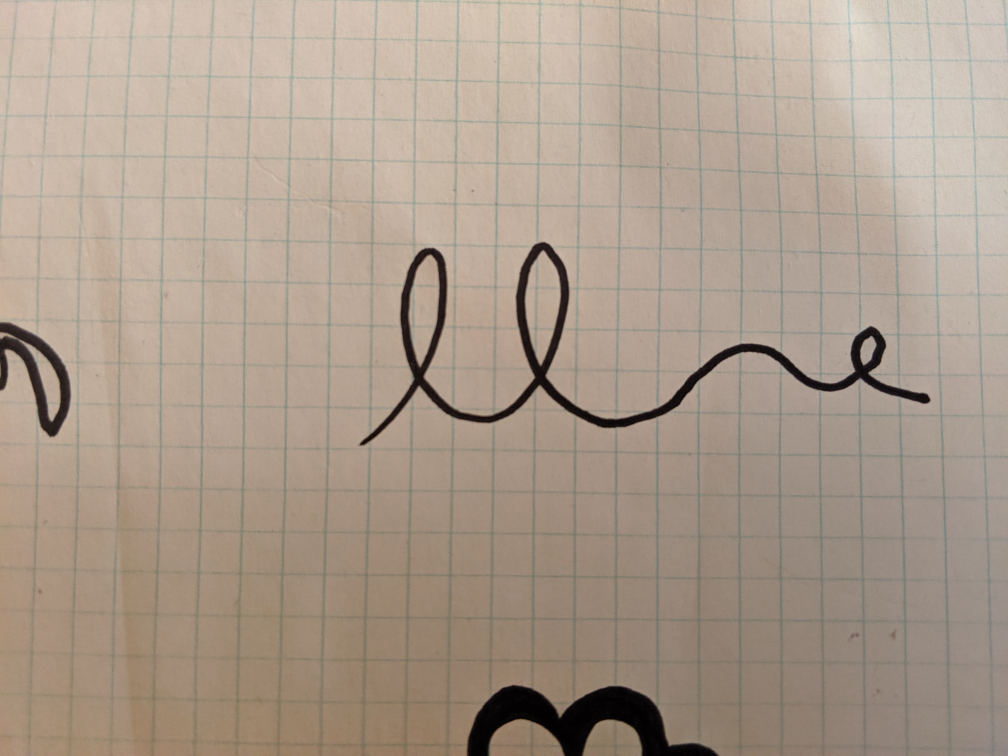
#> input picture Inputphotos/LoopyLine.jpg, 4032 x 3024 px (shown at 1/4 size)
$ python Pic2Wave.py
#> lines starting #> are read from the running program, lines starting #| are printed output that depends on the picture; after the words box and inside, x2 and y2 are one past the last pixel; in counts of white or black regions, pixels touching at a corner belong together
import cv2
import numpy as np
import wave
import struct
import os


def main(picfile, outfilename):
    picfile = os.path.join('Inputphotos', picfile)
    img = open_image(picfile)
    img = threshold_image(img)
    img = find_contours(img)
    img = cv2.bitwise_not(img)
    wav = make_wave(img)
    create_wav_file(outfilename, wav)


# [19 lines left out: function batch_process, not called in this run]


def open_image(filename):  # Opens file, converts it to grayscale, and inverts it, then outputs it as an array
#> called with filename = 'Inputphotos/LoopyLine.jpg'
    img_ = cv2.imread(filename)
#> img_ is the input picture: shape (3024, 4032, 3); mean B, G, R 140.5, 155.4, 170.9
    img_ = format_image(img_)
#> in format_image, `img_ = cv2.cvtColor(image, cv2.COLOR_BGR2GRAY)`:
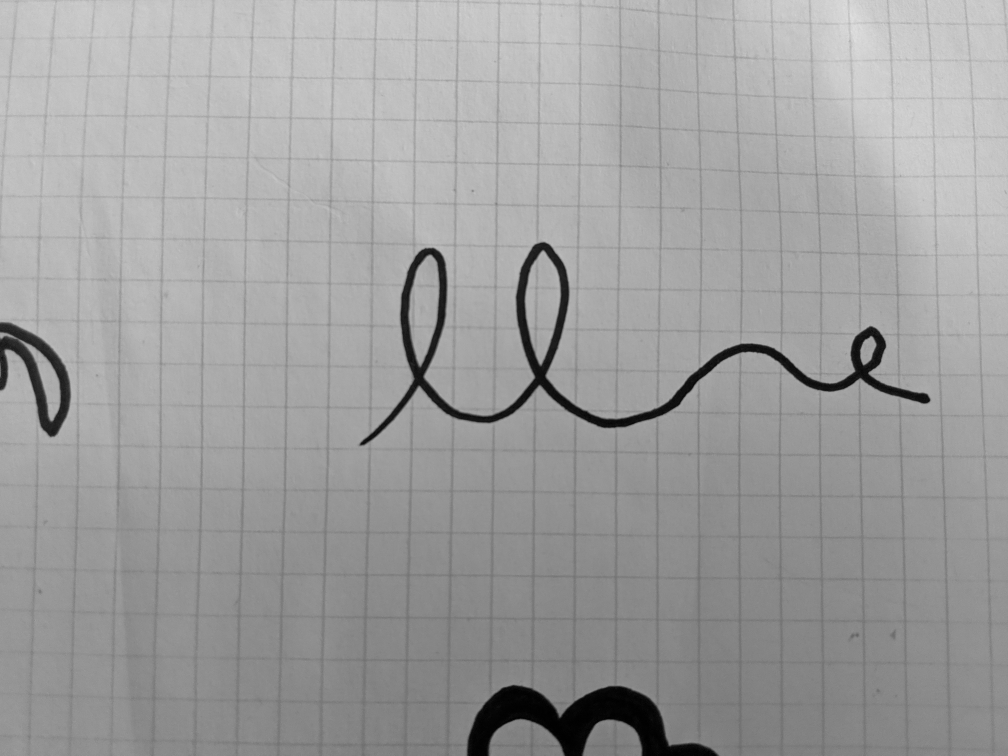
#> img_: shape (3024, 4032) (shown at 1/4 size); min 0, max 230, mean 158.3
#> in format_image, `img_ = cv2.bitwise_not(img_)`:
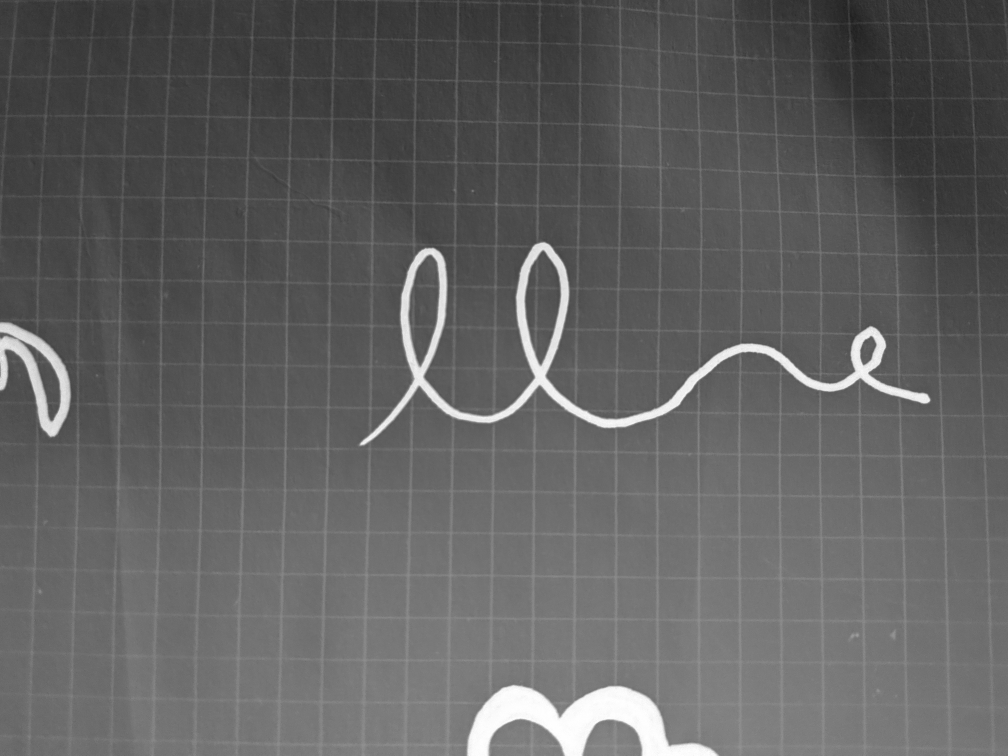
#> img_: shape (3024, 4032) (shown at 1/4 size); min 25, max 255, mean 96.7
    img_ = cv2.medianBlur(img_, 7)
    ret, img_ = cv2.threshold(img_, 180, 255, cv2.THRESH_TOZERO)
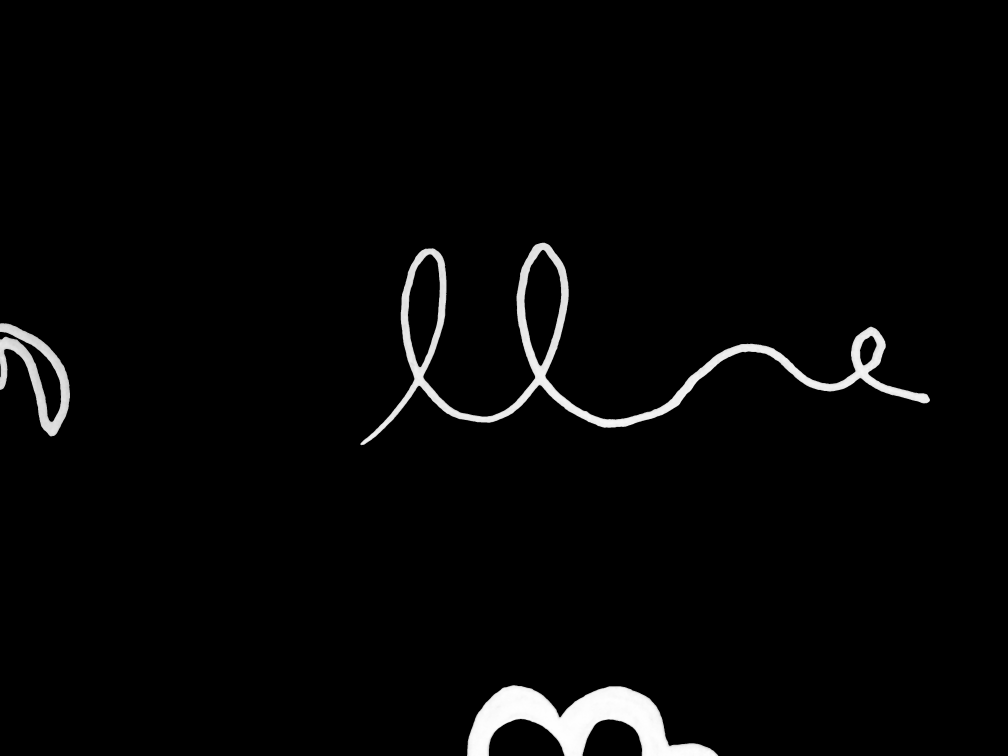
#> img_: shape (3024, 4032) (shown at 1/4 size); min 0, max 255, mean 6.5
    cv2.imwrite(os.path.join('DebugImages', 'ThresholdTest.png'), img_)
    arrayimg = np.asarray(img_)
    return arrayimg


def format_image(image):
    img_ = cv2.cvtColor(image, cv2.COLOR_BGR2GRAY)  # convert to grayscale
    img_ = cv2.bitwise_not(img_)  # inverts image
    return img_


def threshold_image(image):  # First blurs the image, then thresholds it
    blur = cv2.GaussianBlur(image, (5, 5), 1)  # blurs image for better thresholding
    ret, img_ = cv2.threshold(blur, 0, 255, cv2.THRESH_BINARY + cv2.THRESH_OTSU)  # Makes image binary B&W
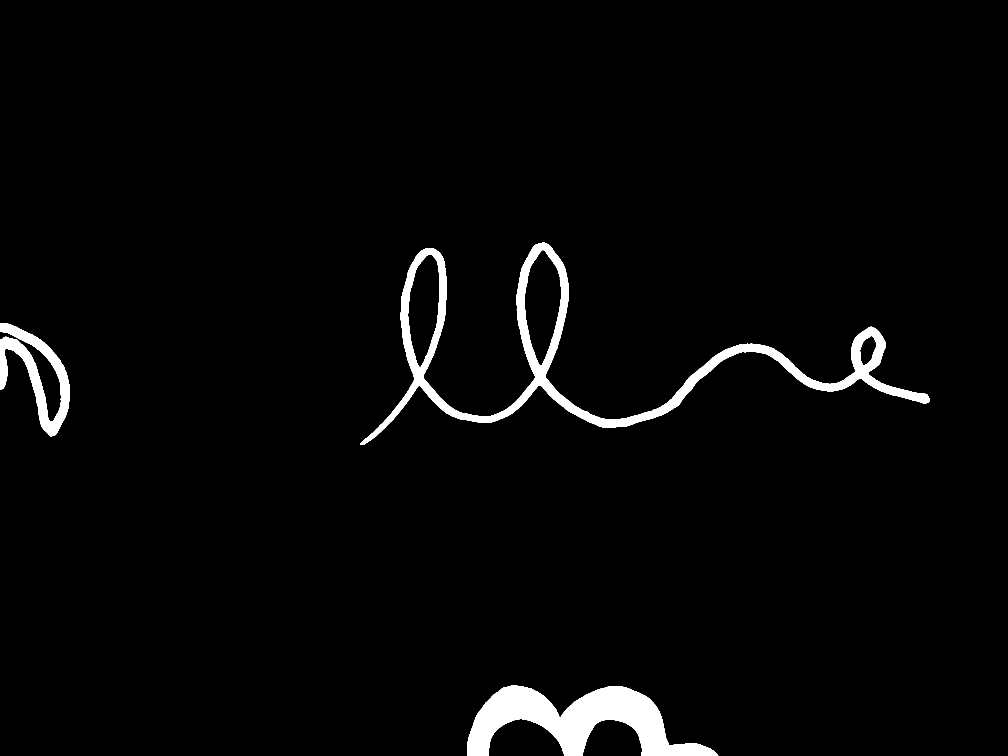
#> img_: shape (3024, 4032) (shown at 1/4 size); 2.7% white; 3 white regions
#> ret = 115
    return img_


def find_contours(image):
    contours, hierarchy = cv2.findContours(image, cv2.RETR_TREE, cv2.CHAIN_APPROX_NONE)
#> contours = 6 contours; box (x1, y1, x2, y2) and area: (1442, 971, 3720, 1780) 248049, (1868, 2741, 2873, 3024) 131672, (2097, 999, 2246, 1464) 46280, (1631, 1017, 1760, 1469) 40280, (0, 1293, 280, 1746) 40006, (3439, 1343, 3507, 1462) 5240
    print('\n', len(contours), ' contours found')
#|  6  contours found
    if len(contours) > 100:
        print('Contour count is high, a cleaner picture might be needed.')
    bestcurveindex = find_longest_contour(contours)
    blank = create_blank(image)
    cv2.drawContours(blank, contours, bestcurveindex, (255, 255, 255), 2)
    slope = get_avg_slope(blank, contours, bestcurveindex, drawline=False)
    if len(contours) > 100:
        while abs(slope) > 2:
            contours.pop(bestcurveindex)
            bestcurveindex = find_longest_contour(contours)
            blank = create_blank(image)
            cv2.drawContours(blank, contours, bestcurveindex, (255, 255, 255), 2)
            slope = get_avg_slope(blank, contours, bestcurveindex, drawline=False)
    cimg = blank
    cv2.imwrite(os.path.join('DebugImages', 'ContourCheck.png'), cimg)
    cimg = format_image(cimg)
    return cimg


def find_longest_contour(cont):
    perimeterlist = [cv2.arcLength(i, False) for i in cont]
#> perimeterlist = [2913.5, 2529.9, 8624.6, 304.7, 1019, 1055.7]
    bestindex = perimeterlist.index(max(perimeterlist))
#> bestindex = 2
    return bestindex


def create_blank(image):
    shape = image.shape
#> shape = (3024, 4032)
    w = shape[1]
#> w = 4032
    h = shape[0]
#> h = 3024
#> in find_contours, `blank = create_blank(image)`: blank: shape (3024, 4032, 3); every value is 0
#> in find_contours, `cv2.drawContours(blank, contours, bestcurveindex, (255, 255, 255), 2)`:
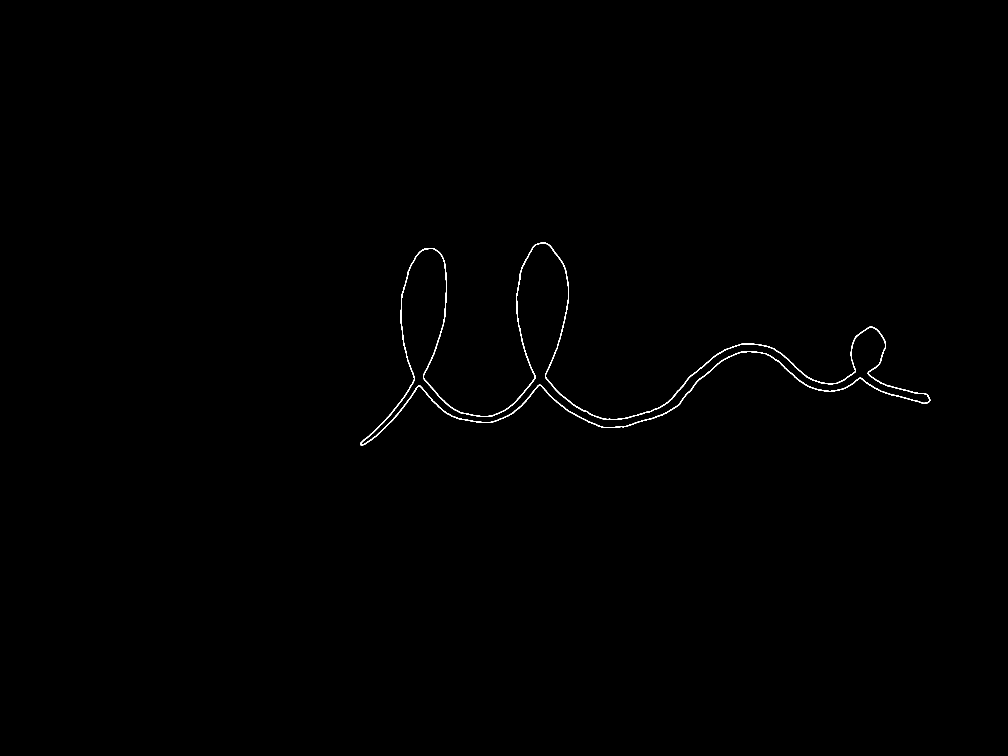
#> blank: shape (3024, 4032, 3) (shown at 1/4 size); 0.23% white; 1 white region, box (x1, y1, x2, y2) and area: (1441, 970, 3721, 1781) 28369
    blank_image = np.zeros(shape=[h, w, 3], dtype=np.uint8)
    return blank_image


def get_avg_slope(img_, cont, index, drawline=False):
#> called with index = 2, drawline = False
    rows, cols = img_.shape[:2]
#> rows = 3024; cols = 4032
    [vx, vy, x, y] = cv2.fitLine(cont[index], cv2.DIST_L2, 0, 0.01, 0.01)
#> vx = [0.999]; vy = [0.0417]; x = [2421.6]; y = [1465.5]
    lefty = int((-x * vy / vx) + y)
#> lefty = 1364
    righty = int(((cols - x) * vy / vx) + y)
#> righty = 1532
    slope = (lefty - righty) / (cols - 1)
#> slope = -0.0417
#> in format_image (call 2), `img_ = cv2.bitwise_not(img_)`:
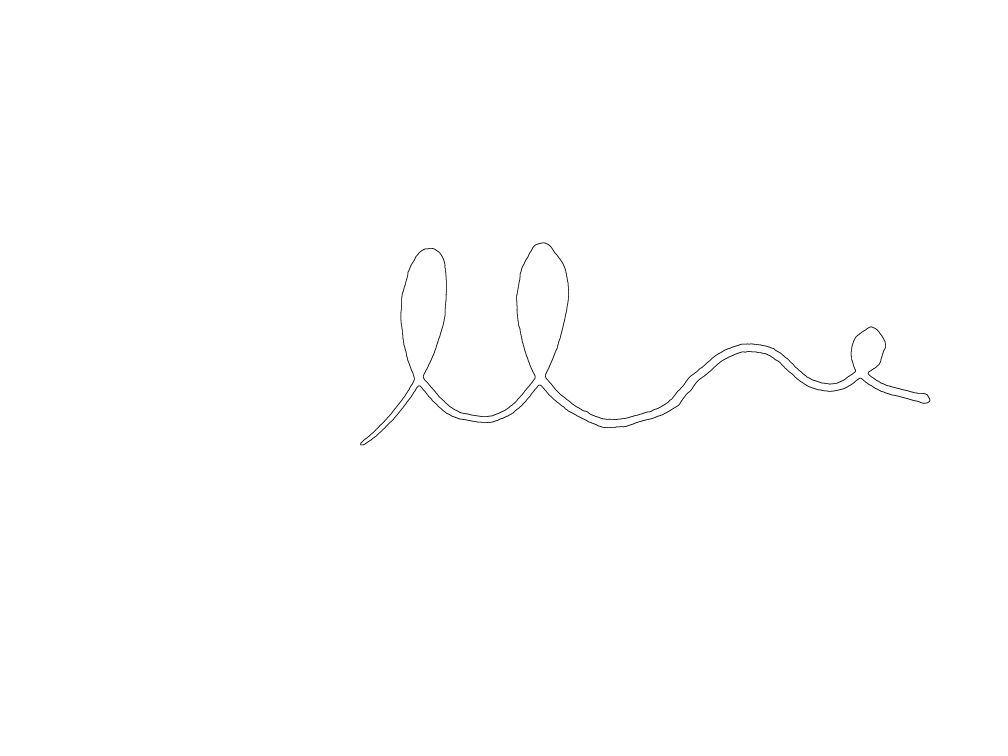
#> img_: shape (3024, 4032) (shown at 1/4 size); 99.8% white; 1 black region, box (x1, y1, x2, y2) and area: (1441, 970, 3721, 1781) 28369
    if drawline:
        cv2.line(img_, (cols - 1, righty), (0, lefty), (0, 255, 0), 2)
    return slope


def make_wave(image):
    print('Creating Wave')
    wav_ = []
    height = image.shape[0]
#> height = 3024
    width = image.shape[1]
#> width = 4032
    prevprog = None
    for i in range(width):
        prog = progress(i, width)
        if prog != prevprog and prog % 5 == 0:
            print(str(prog) + '%')
        col = image[:, i]
        for j in range(height):
            if col[j] == 255:
                wav_.append(height - j)
                break
        prevprog = prog
#> after the loop, wav_ = 2280 values, max 2054 at index 726, min 1251 at index 0, mean 1565.5
    wav_ = center(wav_)
    wav_ = centerwave(wav_)
    wav_ = rescalewave(wav_)
    return wav_


def center(vals):
    range_ = max(vals) - min(vals)
#> range_ = 803
    sub = range_ / 2
#> sub = 401.5
    newvals = [v - sub for v in vals]
#> newvals = 2280 values, max 1652.5 at index 726, min 849.5 at index 0, mean 1164
#> in make_wave, `wav_ = center(wav_)`: wav_ has the same summary as newvals in center
    return newvals


def centerwave(vals):
    start, end = vals[0], vals[-1]
#> start = 849.5; end = 1025.5
    avg = round((start + end) / 2, 3)
#> avg = 937.5
    newvals = [round(n - avg, 3) for n in vals]
#> newvals = 2280 values, max 715 at index 726, min -88 at index 0, mean 226.5
#> in make_wave, `wav_ = centerwave(wav_)`: wav_ has the same summary as newvals in centerwave
    return newvals


def rescalewave(vals):
    premax = max(max(vals), abs(min(vals)))
#> premax = 715
    outmax = 32700
    diff = outmax / premax
#> diff = 45.73
    outvals = [round(i * diff, 3) for i in vals]
#> outvals = 2280 values, max 32700 at index 726, min -4024.6 at index 0, mean 10360.9
#> in make_wave, `wav_ = rescalewave(wav_)`: wav_ has the same summary as outvals in rescalewave
#> in main, `wav = make_wave(img)`: wav has the same summary as outvals in rescalewave
    return outvals


def progress(cur, tot):
    percent = round((cur * 100) / tot)
    return percent


def create_wav_file(fname, vals):
#> called with fname = 'output'
    outfilename = os.path.join('OutputWavs', (fname + '.wav'))
    out = wave.open(outfilename, 'w')
    out.setnchannels(1)
    out.setsampwidth(2)
    out.setframerate(44100)
    while (44100 / len(vals)) < 32:
        vals = doublefreq(vals)
#> this loop made 1 pass
#> after the loop, vals = 1140 values, max 32700 at index 363, min -4024.6 at index 0, mean 10362.3
    # vals = tune_to_c(vals)
    for value in vals:
        data = struct.pack('<h', int(value))
        out.writeframesraw(data)
#> this loop made 1140 passes
#> value on passes 1 to 3: -4024.6, -3887.4, -3795.9


def doublefreq(wav):
    outwav = [wav[i] for i in range(len(wav)) if i % 2 == 0]
    return outwav


# [41 lines left out: functions halffreq, find_nearest_c, tune_to_c, not called in this run]


if __name__ == "__main__":
    input_filename = 'LoopyLine.jpg'  # input file must be placed into Inputphotos folder! Don't use relative path
    output_filename = 'output'  # don't include file extension. It will always be .wav. It will land in the OutputWavs folder

    main(input_filename, output_filename)
